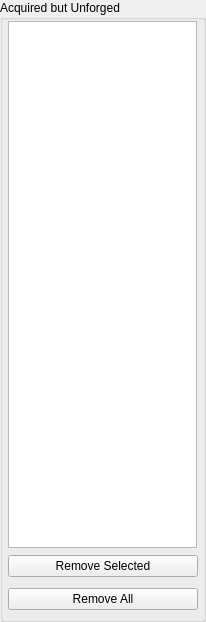
   <widget class="QGroupBox" name="groupBox">
    <property name="geometry">
     <rect>
      <x>994</x>
      <y>6</y>
      <width>206</width>
      <height>622</height>
     </rect>
    </property>
    <property name="font">
     <font>
      <pointsize>9</pointsize>
     </font>
    </property>
    <property name="title">
     <string>Acquired but Unforged</string>
    </property>
    <widget class="QListWidget" name="unforged_list">
     <property name="geometry">
      <rect>
       <x>8</x>
       <y>21</y>
       <width>189</width>
       <height>527</height>
      </rect>
     </property>
     <property name="font">
      <font>
       <pointsize>7</pointsize>
      </font>
     </property>
     <property name="tabKeyNavigation">
      <bool>true</bool>
     </property>
     <property name="alternatingRowColors">
      <bool>true</bool>
     </property>
     <property name="selectionMode">
      <enum>QAbstractItemView::ExtendedSelection</enum>
     </property>
    </widget>
    <widget class="QPushButton" name="remove_selected_ocs">
     <property name="geometry">
      <rect>
       <x>8</x>
       <y>555</y>
       <width>190</width>
       <height>22</height>
      </rect>
     </property>
     <property name="text">
      <string>Remove Selected</string>
     </property>
    </widget>
    <widget class="QPushButton" name="remove_all_ocs">
     <property name="geometry">
      <rect>
       <x>8</x>
       <y>588</y>
       <width>190</width>
       <height>22</height>
      </rect>
     </property>
     <property name="text">
      <string>Remove All</string>
     </property>
    </widget>
   </widget>
